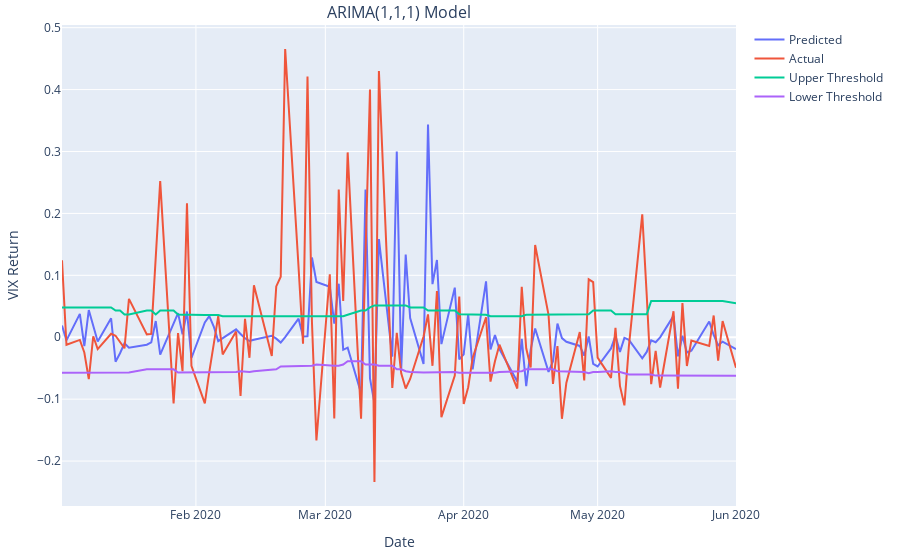

The code cell stored with this chart in its notebook:
### Markdown cell above
We can see that the directional accuracy is less than 50%, meaning that we are correct on the directional accuracy less than half the time. This may seem discouraging. However, we note that the up-accuracy and down-accuracy are greater than 50% when we only consider predictions above and below a certain threshold. This is commonly done for these types of models as it helps filter out the noise, especially in environments where the signal-to-noise ratio is so low. 

Let's make the idea of the thresholds more precise. We will plot the predictions and true values of VIX along with the rolling thresholds for the first half of 2020. The rolling thresholds are shifted using the previous 125 days to prevent any forward-looking bias (though even if it was present, it wouldn't cause a significant change).

### Code cell
Model.plot_predictions('2020-01-01','2020-06-01')
